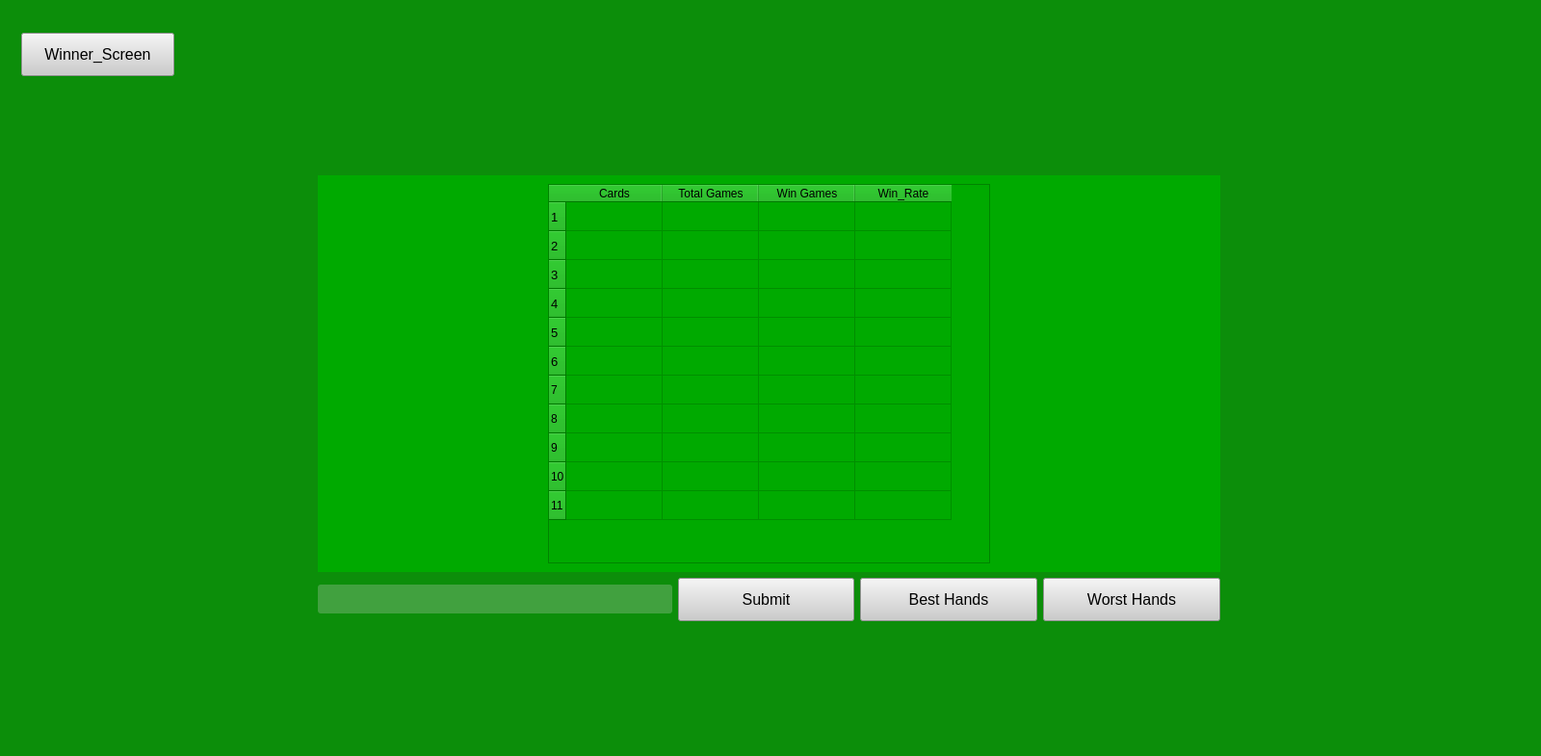
<?xml version="1.0" encoding="UTF-8"?>
<ui version="4.0">
 <class>MainWindow</class>
 <widget class="QMainWindow" name="MainWindow">
  <property name="geometry">
   <rect>
    <x>0</x>
    <y>0</y>
    <width>1600</width>
    <height>785</height>
   </rect>
  </property>
  <property name="minimumSize">
   <size>
    <width>1600</width>
    <height>785</height>
   </size>
  </property>
  <property name="maximumSize">
   <size>
    <width>1600</width>
    <height>785</height>
   </size>
  </property>
  <property name="windowTitle">
   <string>MainWindow</string>
  </property>
  <property name="styleSheet">
   <string notr="true"/>
  </property>
  <widget class="QWidget" name="centralwidget">
   <property name="minimumSize">
    <size>
     <width>600</width>
     <height>785</height>
    </size>
   </property>
   <property name="maximumSize">
    <size>
     <width>1600</width>
     <height>785</height>
    </size>
   </property>
   <property name="styleSheet">
    <string notr="true">#centralwidget{

background-color: rgb(12, 142, 10);
backround-size:cover;
}
</string>
   </property>
   <widget class="QPushButton" name="winner_btn">
    <property name="geometry">
     <rect>
      <x>22</x>
      <y>34</y>
      <width>159</width>
      <height>45</height>
     </rect>
    </property>
    <property name="minimumSize">
     <size>
      <width>0</width>
      <height>45</height>
     </size>
    </property>
    <property name="font">
     <font>
      <pointsize>12</pointsize>
     </font>
    </property>
    <property name="styleSheet">
     <string notr="true">background-color: rgb(204, 204, 204);</string>
    </property>
    <property name="text">
     <string>Winner_Screen</string>
    </property>
   </widget>
   <widget class="QWidget" name="verticalLayoutWidget">
    <property name="geometry">
     <rect>
      <x>330</x>
      <y>182</y>
      <width>937</width>
      <height>463</height>
     </rect>
    </property>
    <layout class="QVBoxLayout" name="verticalLayout">
     <item>
      <widget class="QWidget" name="widget" native="true">
       <property name="font">
        <font>
         <pointsize>11</pointsize>
        </font>
       </property>
       <property name="styleSheet">
        <string notr="true">background-color: rgb(0, 170, 0);</string>
       </property>
       <layout class="QHBoxLayout" name="horizontalLayout_2" stretch="1,2,1">
        <item>
         <spacer name="horizontalSpacer_2">
          <property name="orientation">
           <enum>Qt::Horizontal</enum>
          </property>
          <property name="sizeHint" stdset="0">
           <size>
            <width>40</width>
            <height>20</height>
           </size>
          </property>
         </spacer>
        </item>
        <item>
         <widget class="QTableWidget" name="Summary_Table">
          <property name="sizePolicy">
           <sizepolicy hsizetype="Expanding" vsizetype="Expanding">
            <horstretch>0</horstretch>
            <verstretch>120</verstretch>
           </sizepolicy>
          </property>
          <property name="minimumSize">
           <size>
            <width>0</width>
            <height>0</height>
           </size>
          </property>
          <property name="maximumSize">
           <size>
            <width>800</width>
            <height>2400</height>
           </size>
          </property>
          <property name="font">
           <font>
            <pointsize>13</pointsize>
           </font>
          </property>
          <property name="styleSheet">
           <string notr="true">background-color: rgb(0, 170, 0);
</string>
          </property>
          <row>
           <property name="text">
            <string>1</string>
           </property>
           <property name="font">
            <font>
             <pointsize>10</pointsize>
            </font>
           </property>
          </row>
          <row>
           <property name="text">
            <string>2</string>
           </property>
           <property name="font">
            <font>
             <pointsize>10</pointsize>
            </font>
           </property>
          </row>
          <row>
           <property name="text">
            <string>3</string>
           </property>
           <property name="font">
            <font>
             <pointsize>10</pointsize>
            </font>
           </property>
          </row>
          <row>
           <property name="text">
            <string>4</string>
           </property>
           <property name="font">
            <font>
             <pointsize>10</pointsize>
            </font>
           </property>
          </row>
          <row>
           <property name="text">
            <string>5</string>
           </property>
           <property name="font">
            <font>
             <pointsize>10</pointsize>
            </font>
           </property>
          </row>
          <row>
           <property name="text">
            <string>6</string>
           </property>
           <property name="font">
            <font>
             <pointsize>10</pointsize>
            </font>
           </property>
          </row>
          <row>
           <property name="text">
            <string>7</string>
           </property>
          </row>
          <row>
           <property name="text">
            <string>8</string>
           </property>
          </row>
          <row>
           <property name="text">
            <string>9</string>
           </property>
          </row>
          <row>
           <property name="text">
            <string>10</string>
           </property>
          </row>
          <row>
           <property name="text">
            <string>11</string>
           </property>
          </row>
          <column>
           <property name="text">
            <string>Cards</string>
           </property>
          </column>
          <column>
           <property name="text">
            <string>Total Games</string>
           </property>
          </column>
          <column>
           <property name="text">
            <string>Win Games</string>
           </property>
          </column>
          <column>
           <property name="text">
            <string>Win_Rate</string>
           </property>
          </column>
         </widget>
        </item>
        <item>
         <spacer name="horizontalSpacer">
          <property name="orientation">
           <enum>Qt::Horizontal</enum>
          </property>
          <property name="sizeHint" stdset="0">
           <size>
            <width>40</width>
            <height>20</height>
           </size>
          </property>
         </spacer>
        </item>
       </layout>
      </widget>
     </item>
     <item>
      <layout class="QHBoxLayout" name="horizontalLayout" stretch="2,1,1,1">
       <item>
        <widget class="QLineEdit" name="cards_input">
         <property name="font">
          <font>
           <pointsize>18</pointsize>
          </font>
         </property>
         <property name="styleSheet">
          <string notr="true">background-color: rgba(217, 217, 217, 66);
border-radius:3px;
</string>
         </property>
         <property name="text">
          <string/>
         </property>
        </widget>
       </item>
       <item>
        <widget class="QPushButton" name="cards_submit_btn">
         <property name="minimumSize">
          <size>
           <width>0</width>
           <height>45</height>
          </size>
         </property>
         <property name="font">
          <font>
           <pointsize>12</pointsize>
          </font>
         </property>
         <property name="styleSheet">
          <string notr="true">background-color: rgb(204, 204, 204);</string>
         </property>
         <property name="text">
          <string>Submit</string>
         </property>
        </widget>
       </item>
       <item>
        <widget class="QPushButton" name="best_hands_btn">
         <property name="minimumSize">
          <size>
           <width>0</width>
           <height>45</height>
          </size>
         </property>
         <property name="font">
          <font>
           <pointsize>12</pointsize>
          </font>
         </property>
         <property name="styleSheet">
          <string notr="true">background-color: rgb(204, 204, 204);</string>
         </property>
         <property name="text">
          <string>Best Hands</string>
         </property>
        </widget>
       </item>
       <item>
        <widget class="QPushButton" name="Worst_Hands">
         <property name="minimumSize">
          <size>
           <width>0</width>
           <height>45</height>
          </size>
         </property>
         <property name="font">
          <font>
           <pointsize>12</pointsize>
          </font>
         </property>
         <property name="styleSheet">
          <string notr="true">background-color: rgb(204, 204, 204);</string>
         </property>
         <property name="text">
          <string>Worst Hands</string>
         </property>
        </widget>
       </item>
      </layout>
     </item>
    </layout>
   </widget>
  </widget>
 </widget>
 <resources/>
 <connections/>
</ui>
